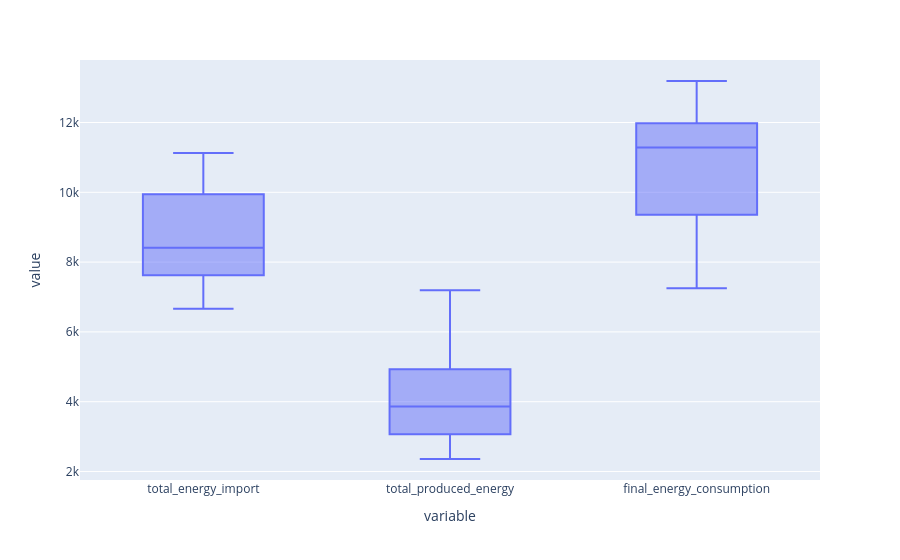

The notebook cell this image was saved under:
### Code cell
fig = px.box(ie_energy_summary_df[['total_energy_import', 'total_produced_energy', 'final_energy_consumption']])
fig.show()

### Figure 1 — Plotly figure (JSON) as saved in the notebook; plotly's stock layout.template omitted (floating-point values rounded to 4 significant figures)
{"data": [{"alignmentgroup": "True", "hovertemplate": "variable=%{x}<br>value=%{y}<extra></extra>", "legendgroup": "", "marker": {"color": "#636efa"}, "name": "", "notched": false, "offsetgroup": "", "orientation": "v", "showlegend": false, "type": "box", "x": ["total_energy_import", "total_energy_import", "total_energy_import", "total_energy_import", "total_energy_import", "total_energy_import", "total_energy_import", "total_energy_import", "total_energy_import", "total_energy_import", "total_energy_import", "total_energy_import", "total_energy_import", "total_energy_import", "total_energy_import", "total_energy_import", "total_energy_import", "total_energy_import", "total_energy_import", "total_energy_import", "total_energy_import", "total_energy_import", "total_energy_import", "total_energy_import", "total_energy_import", "total_energy_import", "total_energy_import", "total_energy_import", "total_energy_import", "total_energy_import", "total_energy_import", "total_energy_import", "total_energy_import", "total_energy_import", "total_produced_energy", "total_produced_energy", "total_produced_energy", "total_produced_energy", "total_produced_energy", "total_produced_energy", "total_produced_energy", "total_produced_energy", "total_produced_energy", "total_produced_energy", "total_produced_energy", "total_produced_energy", "total_produced_energy", "total_produced_energy", "total_produced_energy", "total_produced_energy", "total_produced_energy", "total_produced_energy", "total_produced_energy", "total_produced_energy", "total_produced_energy", "total_produced_energy", "total_produced_energy", "total_produced_energy", "total_produced_energy", "total_produced_energy", "total_produced_energy", "total_produced_energy", "total_produced_energy", "total_produced_energy", "total_produced_energy", "total_produced_energy", "total_produced_energy", "total_produced_energy", "final_energy_consumption", "final_energy_consumption", "final_energy_consumption", "final_energy_consumption", "final_energy_consumption", "final_energy_consumption", "final_energy_consumption", "final_energy_consumption", "final_energy_consumption", "final_energy_consumption", "final_energy_consumption", "final_energy_consumption", "final_energy_consumption", "final_energy_consumption", "final_energy_consumption", "final_energy_consumption", "final_energy_consumption", "final_energy_consumption", "final_energy_consumption", "final_energy_consumption", "final_energy_consumption", "final_energy_consumption", "final_energy_consumption", "final_energy_consumption", "final_energy_consumption", "final_energy_consumption", "final_energy_consumption", "final_energy_consumption", "final_energy_consumption", "final_energy_consumption", "final_energy_consumption", "final_energy_consumption", "final_energy_consumption", "final_energy_consumption"], "x0": " ", "xaxis": "x", "y": [6996, 6821, 6661, 6972, 7070, 7639, 7897, 8684, 9377, 9942, 9750, 10724, 10514, 10022, 10583, 11128, 10758, 10397, 10621, 9072, 8447, 8414, 7626, 8128, 7664, 8783, 8537, 8410, 8249, 7712, 6882, 7602, 8293, 7626, 5066, 4660, 4270, 4752, 4932, 5958, 4916, 3804, 3516, 3819, 3361, 2893, 2413, 3129, 3070, 2917, 2940, 2547, 2777, 2660, 3463, 3235, 2358, 4429, 3910, 3745, 5928, 6808, 7192, 6018, 5319, 4657, 4935, 4843, 7249, 7448, 7325, 7591, 7861, 7979, 8335, 8646, 9356, 9944, 10814, 11262, 11309, 11631, 11910, 12606, 12944, 13132, 13189, 11976, 11884, 11082, 10724, 10908, 10875, 11413, 11800, 11889, 12435, 12429, 11243, 11499, 12008, 12104], "y0": " ", "yaxis": "y"}], "layout": {"boxmode": "group", "legend": {"tracegroupgap": 0}, "margin": {"t": 60}, "xaxis": {"anchor": "y", "domain": [0, 1], "title": {"text": "variable"}}, "yaxis": {"anchor": "x", "domain": [0, 1], "title": {"text": "value"}}}}
